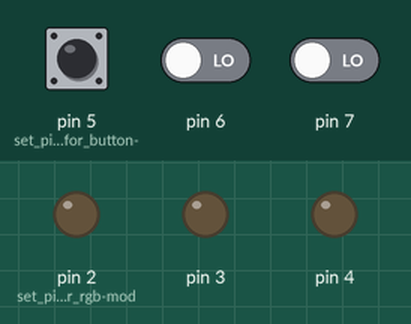
This sketch was run on a simulated Arduino Uno, built with avr-gcc and run on an emulated ATmega328P. Shown: output pins drawn as LEDs (lit = HIGH). Dashed ring = blinking. The inputs (shaded band) are chosen by the test bench; at power-on: pin 6 LOW, pin 7 LOW, pin 5 (set_pin_modes_for_button-) LOW.

Above: at 1.2 s.
1.3 s: pin 6 driven HIGH
At 2.2 s:
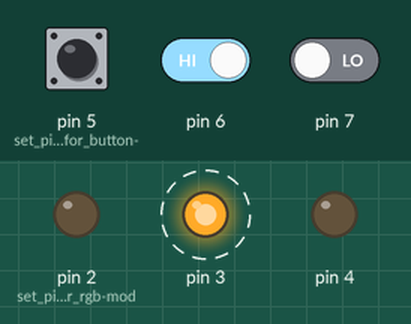
4.3 s: pin 7 driven HIGH
At 6.1 s:
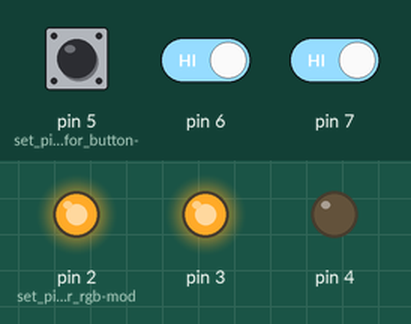
7.3 s: pin 5 (set_pin_modes_for_button-) pulled HIGH for 0.15 s
At 8.6 s:
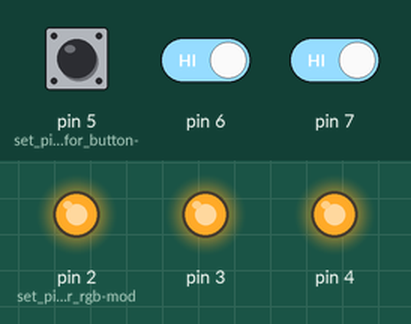
10.4 s: pin 6 driven LOW
At 11.7 s:
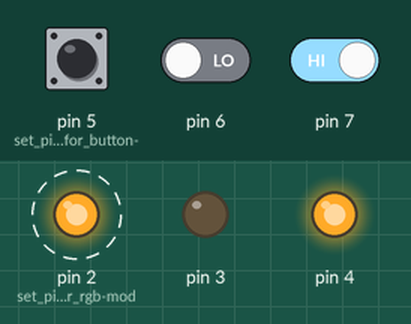
13.4 s: pin 5 (set_pin_modes_for_button-) pulled HIGH for 1 s
At 15.2 s:
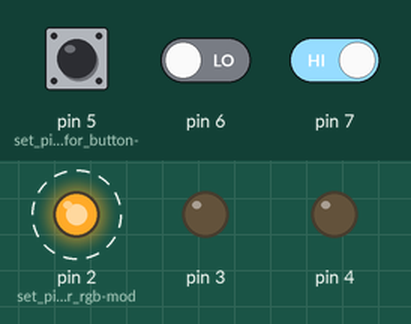
17.4 s: pin 5 (set_pin_modes_for_button-) pulled HIGH for 3.2 s
At 21.2 s:
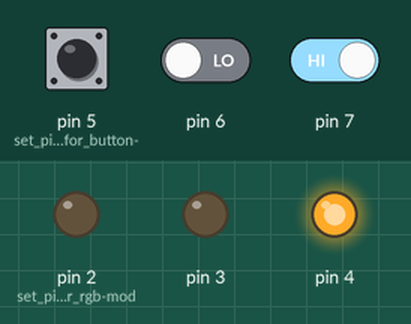
Timing chart, 0 to 24.3 s (numbered marks = the images above; inputs shaded):
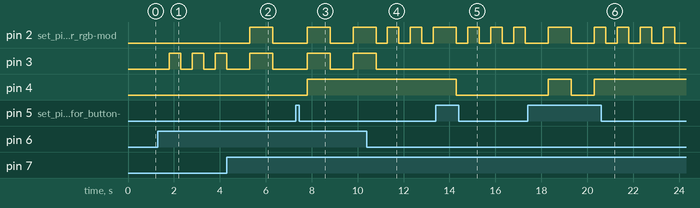

Measured:
- after the input at 1.3 s, pin 3: alternates HIGH for 0.50 s and LOW for 0.50 s, starting after 0.50 s
- after the input at 4.3 s, pin 2 (set_pin_modes_for_rgb-mod): LOW → HIGH after 1.0 s, → LOW 1.0 s later
- after the input at 7.3 s, pin 4: LOW → HIGH after 0.50 s
- after the input at 10.4 s, pin 3: goes on until 10.8 s, then stays LOW
- after the input at 13.4 s, pin 4: HIGH → LOW after 0.90 s
- after the input at 17.4 s, pin 4: LOW → HIGH after 0.90 s, → LOW 1.0 s later, → HIGH 1.0 s later

The sketch:

2-7_Uebungsprojekt.ino
```cpp
// 2.7 Übungsprojekt
// Solution by philipprogramm
//
// Pins
// 2: RGB-module pin 1 (blue)
// 3: RGB-module pin 2 (red)
// 4: RGB-module pin 3 (green)
// 5: button-module pin 3 (green)
// 6: button-module pin 2 (red)
// 7: button-module pin 1 (blue)
//
// Note: there are multiple ways to get the exercise working.

bool blue = LOW; // initialise variables for states of the led's
bool red = LOW;
bool green = LOW;

void setup(){
    pinMode(2, OUTPUT); // set pin modes for rgb-module as outputs
    pinMode(3, OUTPUT);
    pinMode(4, OUTPUT);
    pinMode(5, INPUT);  // set pin modes for button-module as outputs
    pinMode(6, INPUT);
    pinMode(7, INPUT);
}

void loop(){
    // set leds to value of variables
    digitalWrite(2, blue);
    digitalWrite(3, red);
    digitalWrite(4, green);

    // if blue button is pressed
    if (digitalRead(7) == HIGH){
        blue = !blue; // invert variable
        delay(500); // wait to avoid multiple runs
    }

    // if red button is pressed
    if (digitalRead(6) == HIGH){
        red = !red; // invert variable
        delay(500); // wait to avoid multiple runs
    }

    // if green button is pressed
    if (digitalRead(5) == HIGH){
        green = !green; // invert variable
        delay(500); // wait to avoid multiple runs
    }
}
```
